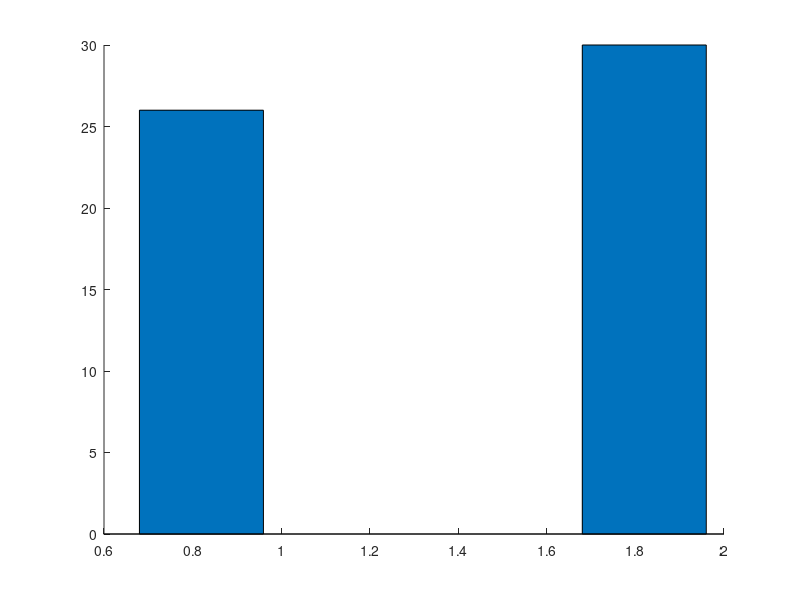

Write MATLAB code to recreate this figure. (Note: this script raises an error after producing the figure.)
clear; clc; close all;


%%
job_completed = [26 30;
                30 43];
             
bar(job_completed, 'group');
ylabel('job completed');
xlabel('Users');
strLegend={'DRF','FDRF'};
legend(strLegend);
%%
